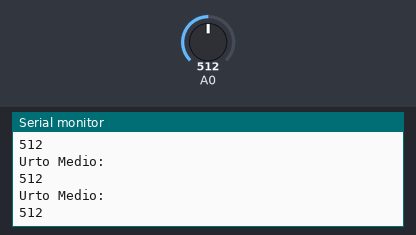
A sketch run on a simulated Arduino Uno, built with avr-gcc and run on an emulated ATmega328P. On the bench: the last lines printed to the serial monitor. Inputs (shaded band) come from the test bench; at power-on: A0 = 512.

Above: at 1.2 s.
1.3 s: A0 set to 5
At 1.43 s:
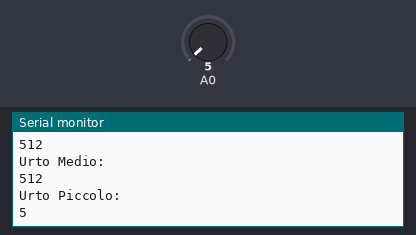
2.9 s: A0 set to 25
At 2.97 s:
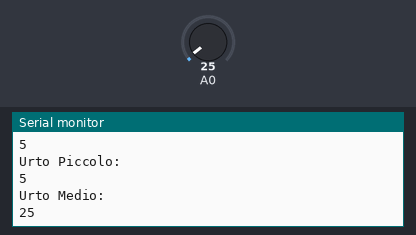
Timing chart, 0 to 5.9 s (numbered marks = the images above; inputs shaded):
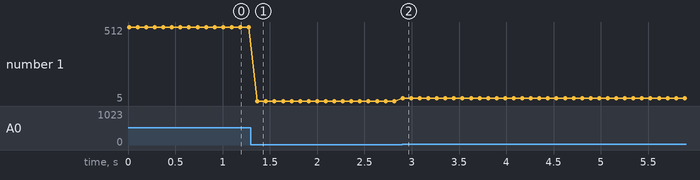

The sketch:

sketch.ino
```cpp
int picco = 0;
unsigned long tStampa = 0;

void setup() {
  Serial.begin(115200);
}

void loop() {
  int v = analogRead(A0);
  if (v > picco) picco = v;        // tiene il valore massimo

  if (millis() - tStampa >= 10) {   // ogni 5 ms stampa il picco
    tStampa = millis();
    if(picco > 3 && picco < 15){
      Serial.println("Urto Piccolo:");
      Serial.println(picco);
    } else if(picco >= 15){
      Serial.println("Urto Medio:");
      Serial.println(picco);
    }

    picco = 0;
    delay(90);
  }
}
```

Measured:
- after the input at 1.3 s, the serial monitor: prints a new line after 0.07 s (image 1)
- after the input at 2.9 s, the serial monitor: prints a new line at once (image 2)
- plotted number 1: 512 → 5 after the input at 1.3 s, 5 → 25 after the input at 2.9 s
